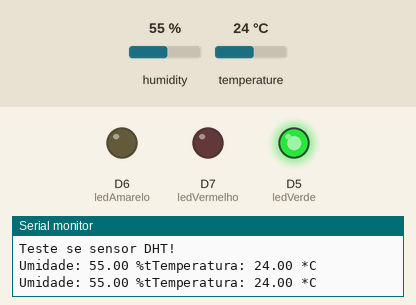
This sketch was run on a simulated ESP8266 (NodeMCU). Parts: output pins drawn as LEDs (lit = HIGH), the last lines printed to the serial monitor. The test bench sets the inputs (shaded band); at power-on: temperature 24 °C, humidity 55 %.

Above: at 2.8 s.
2.9 s: temperature set to 28 °C
5.6 s: temperature set to 31 °C
At 7.5 s:
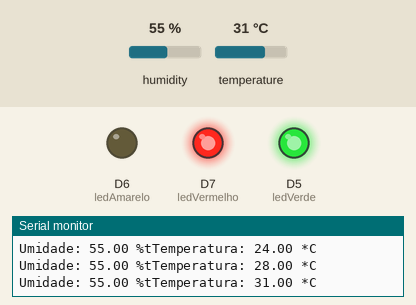
8.3 s: temperature set to 11 °C
11.3 s: temperature set to 8 °C
At 13.4 s:
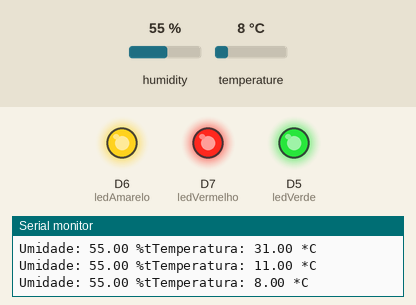
Timing chart, 0 to 14.9 s (numbered marks = the images above; inputs shaded):
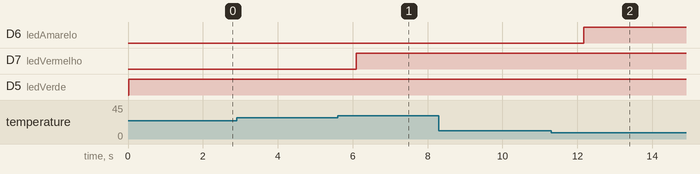

The sketch:

DHT11_Sensor_Temperatura_Humidade_Leds_002.ino
```cpp
#include "DHT.h"

#define DHTPIN D2      // pino de conexão
#define DHTTYPE DHT11  // DHT 11

DHT dht(DHTPIN, DHTTYPE);

const int ledVerde = D5;
const int ledAmarelo = D6;
const int ledVermelho = D7;

void setup() {
  Serial.begin(9600);
  Serial.println("Teste se sensor DHT!");
  dht.begin();

  pinMode(ledVerde, OUTPUT);
  pinMode(ledAmarelo, OUTPUT);
  pinMode(ledVermelho, OUTPUT);
}

void loop() {
  // A leitura da temperatura e umidade pode levar 250ms!
  // O atraso do sensor pode chegar a 2 segundos.
  float h = dht.readHumidity();
  float t = dht.readTemperature();

  // testa se retorno é valido, caso contrário algo está errado.
  if (isnan(t) || isnan(h)) {
    Serial.println("Sensor com defeito");
  }
  else if (t >= 30) {
    digitalWrite(ledVermelho, HIGH); // Indica a temperatura Alta
    //digitalWrite(ledVerde, LOW);
    //digitalWrite(ledAmarelo, LOW);
  }
  else if (t >= 10) {
    digitalWrite(ledVerde, HIGH); // Indica a temperatura Normal
    //digitalWrite(ledVermelho, LOW);
    //digitalWrite(ledAmarelo, LOW);
  }
  else if (t < 10) {
    digitalWrite(ledAmarelo, HIGH); // Indica a temperatura Baixo
    //digitalWrite(ledVermelho, LOW);
    //digitalWrite(ledVerde, LOW);
  }
    Serial.print("Umidade: ");
    Serial.print(h);
    Serial.print(" %t");
    Serial.print("Temperatura: ");
    Serial.print(t);
    Serial.println(" *C");

  delay(2000);
}
```

Measured:
- the behaviour switches between 29 and 30 °C on temperature (found by bisection; images 0 and 1)
- the behaviour switches between 10 and 9 °C on temperature (found by bisection; images 1 and 2)
- after the input at 5.6 s, D7 (ledVermelho): LOW → HIGH after 0.49 s
- after the input at 11.3 s, D6 (ledAmarelo): LOW → HIGH after 0.86 s
